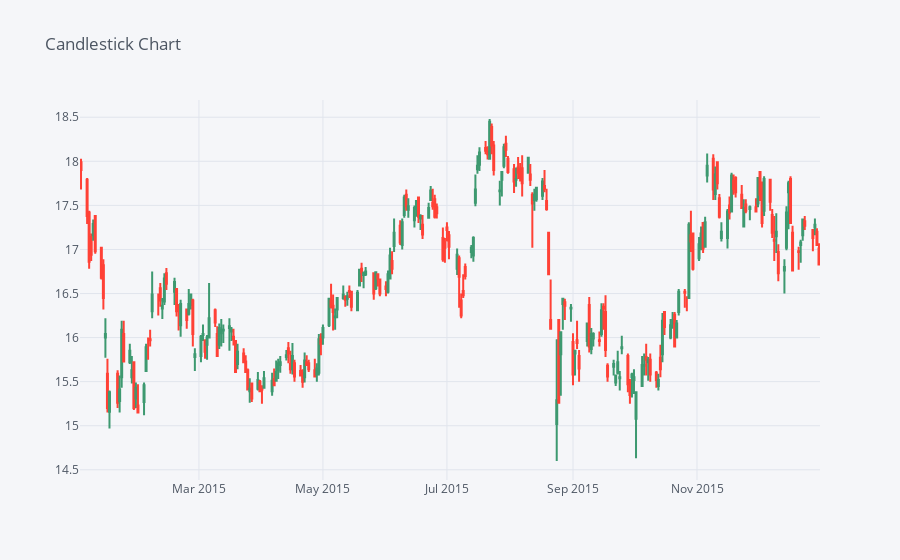

Write notebook code for a chart like this one.
### Markdown cell above
**Using .iplot(kind='candle) to create a candle plot of Bank of America's stock from Jan 1st 2015 to Jan 1st 2016.**

### Code cell
# Convert string dates to Timestamp objects
start_date = '2015-01-01'
end_date = '2016-01-01'

# Use loc for indexing
subset_BAC = BAC.loc[start_date:end_date]

# Plot candlestick chart using Cufflinks
subset_BAC[['Open', 'High', 'Low', 'Close']].iplot(kind='candle', title='Candlestick Chart')

### Figure 1 — Plotly figure (JSON) as saved in the notebook; plotly's stock layout.template omitted (floating-point values rounded to 4 significant figures; data arrays with more than 128 entries replaced by an {"elided": "..."} marker saying what was removed)
{"data": [{"close": {"elided": "252 float values"}, "high": {"elided": "252 float values"}, "low": {"elided": "252 float values"}, "open": {"elided": "252 float values"}, "showlegend": false, "type": "candlestick", "x": {"elided": "252 str values"}, "yaxis": "y2"}], "layout": {"legend": {"bgcolor": "#F5F6F9", "font": {"color": "#4D5663"}}, "paper_bgcolor": "#F5F6F9", "plot_bgcolor": "#F5F6F9", "title": {"font": {"color": "#4D5663"}, "text": "Candlestick Chart"}, "xaxis": {"gridcolor": "#E1E5ED", "rangeslider": {"visible": false}, "showgrid": true, "tickfont": {"color": "#4D5663"}, "title": {"font": {"color": "#4D5663"}, "text": ""}, "zerolinecolor": "#E1E5ED"}, "yaxis": {"gridcolor": "#E1E5ED", "showgrid": true, "showticklabels": false, "tickfont": {"color": "#4D5663"}, "title": {"font": {"color": "#4D5663"}, "text": ""}, "zerolinecolor": "#E1E5ED"}, "yaxis2": {"gridcolor": "#E1E5ED", "showgrid": true, "tickfont": {"color": "#4D5663"}, "title": {"font": {"color": "#4D5663"}, "text": ""}, "zerolinecolor": "#E1E5ED"}}}
